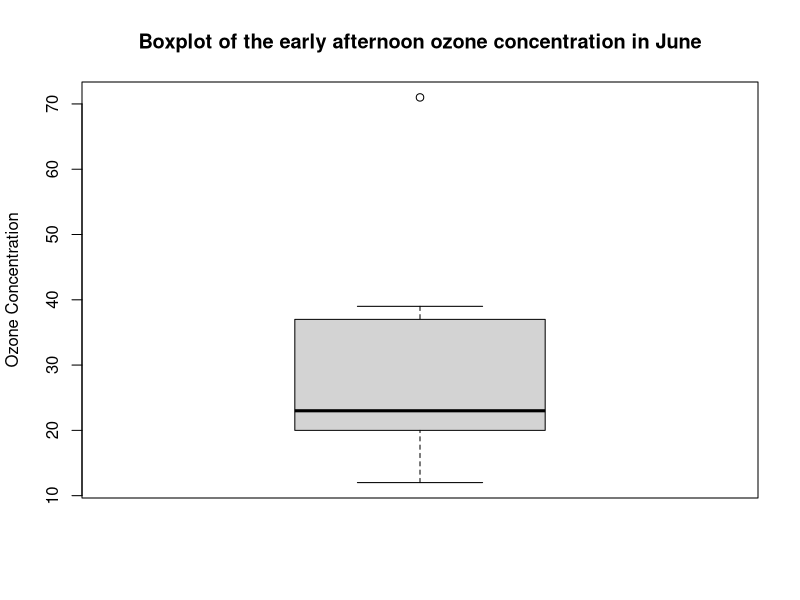

R code for this plot: (Note: this script raises an error after producing the figure.)
# 1. What are the following functions used for? Create a table with the function 
# names as one column and the function usage as another.
# https://stackoverflow.com/questions/9192589/how-can-i-extract-text-from-rs-help-command
extract_help <- function(pkg, fn = NULL, to = c("txt", "html", "latex", "ex")){
    to <- match.arg(to)
    rdbfile <- file.path(find.package(pkg), "help", pkg)
    rdb <- tools:::fetchRdDB(rdbfile, key = fn)
    convertor <- switch(to, 
                        txt   = tools::Rd2txt, 
                        html  = tools::Rd2HTML, 
                        latex = tools::Rd2latex, 
                        ex    = tools::Rd2ex
    )
    f <- function(x) capture.output(convertor(x))
    if(is.null(fn)) lapply(rdb, f) else f(rdb)
}

extract_help("base", "plot", "html")
extract_help("graphics", "hist")

# 2. The air quality dataset was introduced in Lecture 1. Import it into R. This
# and the subsequent tasks will do some analysis based on this dataset.
#
# 2.1 Make a boxplot of the early afternoon ozone concentration in June.
boxplot(airquality[airquality$Month == 6, 1],
        main = "Boxplot of the early afternoon ozone concentration in June",
        ylab = "Ozone Concentration")

ozone_boxplot <- ggplot(airquality[airquality$Month == 6,]) + 
    geom_boxplot(aes(Ozone)) +
    labs(title = "Boxplot of the early afternoon ozone concentration in June",
         x ="Ozone Concentration")

ozone_boxplot

# 2.2 Make a histogram of the early afternoon ozone concentration in June.
hist(airquality[airquality$Month == 6, 1],
     main = "Histogram of the early afternoon ozone concentration in June",
     xlab = "Ozone Concentration")

ozone_histogram <- ggplot(airquality[airquality$Month == 6,]) +
    geom_histogram(aes(Ozone)) +
    labs(title = "Histogram of the ealy afternoon ozone concentration in June",
         x = "Ozone Concentration", 
         y = "Frequency")

ozone_histogram

# 2.3 Check the components of these figures. Complete them if missing. Beautify them.

# 2.4 Save the boxplot and histogram as .pdf files.
library(GGally)
ggsave("Ozone_boxplot.pdf", ozone_boxplot, path = 'Graphs')
ggsave("Ozone_histrogram.pdf", ozone_histogram, path = 'Graphs')

# 3. The ENV221 Students dataset was introduced in Lecture 2. Import it into R.
# This and the subsequent tasks will do some analysis based on this dataset.
#
# 3.1 Make a scatter plot for the weight against the height.
stud <- read.csv('Data/students_env221.csv')

stud_weight_height_scatter <- ggplot(stud, aes(x = HEIGHT, y = WEIGHT)) +
                                geom_point() +
                                geom_smooth(method = "lm") +
                                labs(title = "Relation between weight and height",
                                     x = "Height /cm",
                                     y = "Weight /kg")

stud_weight_height_scatter

# 3.2 Make a histogram of the BMI for the female and male students, respectively.
stud_new <- read.csv('Data/students_ENV221_new.csv')

male_bmi <- ggplot(stud_new[stud_new$GENDER == 'Male',]) +
                geom_histogram(aes(BMI)) + 
                labs(title = "BMI of male students",
                     y = "Frequency")

male_bmi

female_bmi <- ggplot(stud_new[stud_new$GENDER == 'Female',]) +
                geom_histogram(aes(BMI)) + 
                labs(title = "BMI of female students",
                     y = "Frequency")

female_bmi

# 3.3 Make a bar plot of the number of the students at different levels in 
# Statistics and R.
stat_bar <- ggplot(stud) +
                geom_bar(aes(STAT)) +
                labs(title = "Number of the students at different levels in Statistics",
                     x = "Knowledge Level",
                     y = "Frequency")

stat_bar

r_bar <- ggplot(stud) + 
            geom_bar(aes(R)) +
            labs(title = "Number of the students at different levels in R",
                 x = "Knowledge Level",
                 y = "Frequency")

r_bar

# 3.4 Make a pair plot of all the numeric variables in the dataset.
numeric_pairs <- ggpairs(stud_new[, c(4, 5, 6, 7, 12)], 
                         aes(colour = stud$GENDER, alpha = 0.5))


# 3.5 Check the components of these figures. Complete them if missing. Beautify them.

# 3.6 Save the graphs as .pdf files.
ggsave('stud_weight_height_scatter.pdf', 
       stud_weight_height_scatter, 
       path = 'Graphs')

ggsave('male_bmi.pdf', male_bmi, path = 'Graphs')
ggsave('female_bmi.pdf', female_bmi, path = 'Graphs')

ggsave('stat_bar.pdf', stat_bar, path = 'Graphs')
ggsave('r_bar.pdf', r_bar, path = 'Graphs')

ggsave('numeric_paris.pdf', numeric_pairs, path = 'Graphs')

